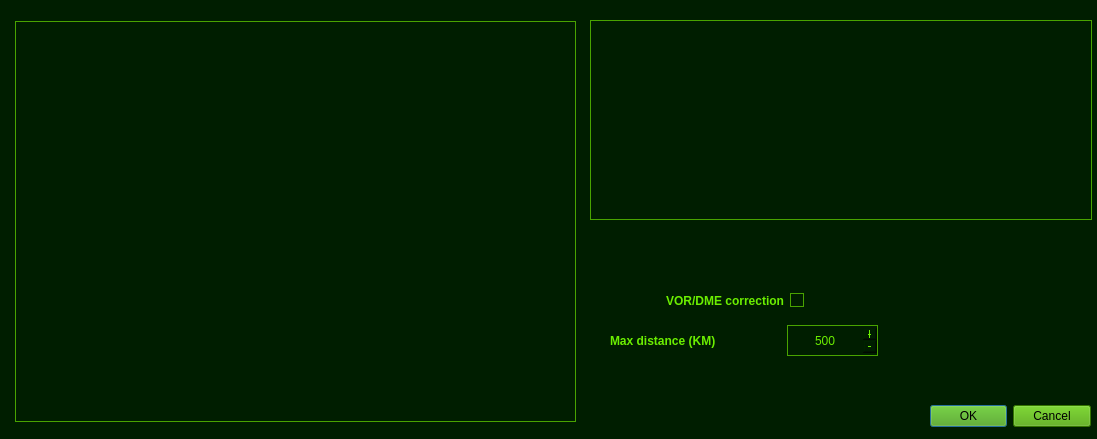
<?xml version="1.0" encoding="UTF-8"?>
<ui version="4.0">
 <class>DialogRSBN</class>
 <widget class="QDialog" name="DialogRSBN">
  <property name="geometry">
   <rect>
    <x>0</x>
    <y>0</y>
    <width>1097</width>
    <height>439</height>
   </rect>
  </property>
  <property name="windowTitle">
   <string>Select correction beacon</string>
  </property>
  <property name="styleSheet">
   <string notr="true">QDialog
{
	background-color: rgb(0, 30, 0);
	color: rgb(107, 239, 0);
}

#frameDescription
{
	background-color: rgb(0, 30, 0);
	color: rgb(107, 239, 0);
	border: 1px solid;
	border-color: rgb(73, 163, 0);
}


QLabel
{
	color: rgb(107, 239, 0);
}

#listRSBN
{
	background-color: rgb(0, 30, 0);
	color: rgb(107, 239, 0);

	border: 1px solid;
	border-color: rgb(73, 163, 0);
}

#listRSBN::item:selected
{
	background-color: rgb(107, 239, 0);
	color: rgb(0, 30, 0);
}

QPushButton
{
	background-color: rgb(73, 163, 0);
	color: rgb(0, 0, 0);
}

QSpinBox
{
	background-color: rgb(0, 30, 0);
	color: rgb(107, 239, 0);
	border: 1px solid;
	border-color: rgb(73, 163, 0);
}

QCheckBox
{
	background-color: rgb(0, 30, 0);
	color: rgb(107, 239, 0);
}

QCheckBox::indicator::checked
{
	background-color: rgb(107, 239, 0);
	color: rgb(107, 239, 0);
	border: 1px solid;
	border-color: rgb(73, 163, 0);
}

QCheckBox::indicator::unchecked
{
	background-color: rgb(0, 30, 0);
	color: rgb(107, 239, 0);
	border: 1px solid;
	border-color: rgb(73, 163, 0);
}

QMenu
{
	background-color: rgb(0, 30, 0);
	color: rgb(107, 239, 0);
}

QMenu::item:selected
{
	background-color: rgb(107, 239, 0);
	color: rgb(0, 0, 0);
}

QMenu::item:disabled
{
	background-color: rgb(0, 15, 0);
	color: rgb(27, 159, 0);;
}
</string>
  </property>
  <widget class="QDialogButtonBox" name="buttonBox">
   <property name="geometry">
    <rect>
     <x>930</x>
     <y>400</y>
     <width>161</width>
     <height>32</height>
    </rect>
   </property>
   <property name="orientation">
    <enum>Qt::Horizontal</enum>
   </property>
   <property name="standardButtons">
    <set>QDialogButtonBox::Cancel|QDialogButtonBox::Ok</set>
   </property>
  </widget>
  <widget class="QCheckBox" name="checkBoxVORDME">
   <property name="enabled">
    <bool>true</bool>
   </property>
   <property name="geometry">
    <rect>
     <x>604</x>
     <y>290</y>
     <width>200</width>
     <height>21</height>
    </rect>
   </property>
   <property name="sizePolicy">
    <sizepolicy hsizetype="Fixed" vsizetype="Fixed">
     <horstretch>0</horstretch>
     <verstretch>0</verstretch>
    </sizepolicy>
   </property>
   <property name="font">
    <font>
     <weight>75</weight>
     <bold>true</bold>
     <underline>false</underline>
    </font>
   </property>
   <property name="layoutDirection">
    <enum>Qt::RightToLeft</enum>
   </property>
   <property name="text">
    <string>VOR/DME correction</string>
   </property>
   <property name="checkable">
    <bool>true</bool>
   </property>
   <property name="checked">
    <bool>false</bool>
   </property>
  </widget>
  <widget class="QLabel" name="label_2">
   <property name="geometry">
    <rect>
     <x>610</x>
     <y>330</y>
     <width>161</width>
     <height>21</height>
    </rect>
   </property>
   <property name="font">
    <font>
     <weight>75</weight>
     <bold>true</bold>
     <underline>false</underline>
    </font>
   </property>
   <property name="text">
    <string>Max distance (KM)</string>
   </property>
   <property name="alignment">
    <set>Qt::AlignLeading|Qt::AlignLeft|Qt::AlignVCenter</set>
   </property>
  </widget>
  <widget class="QSpinBox" name="spinBox">
   <property name="geometry">
    <rect>
     <x>787</x>
     <y>325</y>
     <width>91</width>
     <height>31</height>
    </rect>
   </property>
   <property name="sizePolicy">
    <sizepolicy hsizetype="Minimum" vsizetype="Fixed">
     <horstretch>100</horstretch>
     <verstretch>0</verstretch>
    </sizepolicy>
   </property>
   <property name="alignment">
    <set>Qt::AlignCenter</set>
   </property>
   <property name="buttonSymbols">
    <enum>QAbstractSpinBox::PlusMinus</enum>
   </property>
   <property name="maximum">
    <number>10000</number>
   </property>
   <property name="value">
    <number>500</number>
   </property>
   <property name="displayIntegerBase">
    <number>10</number>
   </property>
  </widget>
  <widget class="QFrameClickable" name="frameDescription">
   <property name="geometry">
    <rect>
     <x>590</x>
     <y>20</y>
     <width>502</width>
     <height>200</height>
    </rect>
   </property>
   <property name="minimumSize">
    <size>
     <width>0</width>
     <height>200</height>
    </size>
   </property>
   <property name="maximumSize">
    <size>
     <width>16777215</width>
     <height>200</height>
    </size>
   </property>
   <property name="frameShape">
    <enum>QFrame::StyledPanel</enum>
   </property>
   <property name="frameShadow">
    <enum>QFrame::Raised</enum>
   </property>
   <widget class="QLabel" name="labelWPType">
    <property name="geometry">
     <rect>
      <x>0</x>
      <y>40</y>
      <width>501</width>
      <height>31</height>
     </rect>
    </property>
    <property name="font">
     <font>
      <family>TeX Gyre Schola</family>
      <pointsize>11</pointsize>
      <weight>75</weight>
      <bold>true</bold>
      <underline>false</underline>
     </font>
    </property>
    <property name="styleSheet">
     <string notr="true"/>
    </property>
    <property name="text">
     <string/>
    </property>
    <property name="alignment">
     <set>Qt::AlignCenter</set>
    </property>
   </widget>
   <widget class="QLabel" name="labelIWPName2">
    <property name="geometry">
     <rect>
      <x>0</x>
      <y>70</y>
      <width>501</width>
      <height>31</height>
     </rect>
    </property>
    <property name="sizePolicy">
     <sizepolicy hsizetype="Preferred" vsizetype="Preferred">
      <horstretch>1</horstretch>
      <verstretch>0</verstretch>
     </sizepolicy>
    </property>
    <property name="font">
     <font>
      <family>TeX Gyre Schola</family>
      <pointsize>10</pointsize>
      <weight>50</weight>
      <bold>false</bold>
      <underline>false</underline>
     </font>
    </property>
    <property name="styleSheet">
     <string notr="true"/>
    </property>
    <property name="text">
     <string/>
    </property>
    <property name="alignment">
     <set>Qt::AlignCenter</set>
    </property>
   </widget>
   <widget class="QLabel" name="labelWPLatlon">
    <property name="geometry">
     <rect>
      <x>0</x>
      <y>100</y>
      <width>501</width>
      <height>31</height>
     </rect>
    </property>
    <property name="sizePolicy">
     <sizepolicy hsizetype="Preferred" vsizetype="Preferred">
      <horstretch>1</horstretch>
      <verstretch>0</verstretch>
     </sizepolicy>
    </property>
    <property name="font">
     <font>
      <family>TeX Gyre Schola</family>
      <pointsize>11</pointsize>
      <weight>50</weight>
      <bold>false</bold>
      <underline>false</underline>
     </font>
    </property>
    <property name="styleSheet">
     <string notr="true"/>
    </property>
    <property name="text">
     <string/>
    </property>
    <property name="alignment">
     <set>Qt::AlignCenter</set>
    </property>
   </widget>
   <widget class="QLabel" name="labelWPNote">
    <property name="geometry">
     <rect>
      <x>0</x>
      <y>170</y>
      <width>501</width>
      <height>31</height>
     </rect>
    </property>
    <property name="font">
     <font>
      <family>TeX Gyre Schola</family>
      <pointsize>9</pointsize>
      <weight>50</weight>
      <italic>true</italic>
      <bold>false</bold>
      <underline>false</underline>
     </font>
    </property>
    <property name="text">
     <string/>
    </property>
   </widget>
   <widget class="QLabel" name="labelWPMagVar">
    <property name="geometry">
     <rect>
      <x>0</x>
      <y>140</y>
      <width>502</width>
      <height>27</height>
     </rect>
    </property>
    <property name="sizePolicy">
     <sizepolicy hsizetype="Preferred" vsizetype="Preferred">
      <horstretch>1</horstretch>
      <verstretch>0</verstretch>
     </sizepolicy>
    </property>
    <property name="font">
     <font>
      <family>TeX Gyre Schola</family>
      <pointsize>11</pointsize>
      <weight>50</weight>
      <bold>false</bold>
      <underline>false</underline>
     </font>
    </property>
    <property name="styleSheet">
     <string notr="true"/>
    </property>
    <property name="text">
     <string/>
    </property>
    <property name="alignment">
     <set>Qt::AlignCenter</set>
    </property>
   </widget>
   <widget class="QLabel" name="labelWPType2">
    <property name="geometry">
     <rect>
      <x>10</x>
      <y>10</y>
      <width>491</width>
      <height>21</height>
     </rect>
    </property>
    <property name="font">
     <font>
      <pointsize>13</pointsize>
      <weight>75</weight>
      <bold>true</bold>
      <underline>true</underline>
     </font>
    </property>
    <property name="text">
     <string/>
    </property>
    <property name="alignment">
     <set>Qt::AlignCenter</set>
    </property>
   </widget>
  </widget>
  <widget class="QRSBNTable" name="listRSBN">
   <property name="geometry">
    <rect>
     <x>15</x>
     <y>21</y>
     <width>561</width>
     <height>401</height>
    </rect>
   </property>
   <property name="editTriggers">
    <set>QAbstractItemView::NoEditTriggers</set>
   </property>
   <property name="selectionMode">
    <enum>QAbstractItemView::SingleSelection</enum>
   </property>
   <property name="selectionBehavior">
    <enum>QAbstractItemView::SelectRows</enum>
   </property>
  </widget>
 </widget>
 <customwidgets>
  <customwidget>
   <class>QFrameClickable</class>
   <extends>QFrame</extends>
   <header>qframeclickable.h</header>
   <container>1</container>
  </customwidget>
  <customwidget>
   <class>QRSBNTable</class>
   <extends>QTableWidget</extends>
   <header>qrsbntable.h</header>
  </customwidget>
 </customwidgets>
 <resources/>
 <connections>
  <connection>
   <sender>buttonBox</sender>
   <signal>accepted()</signal>
   <receiver>DialogRSBN</receiver>
   <slot>accept()</slot>
   <hints>
    <hint type="sourcelabel">
     <x>248</x>
     <y>254</y>
    </hint>
    <hint type="destinationlabel">
     <x>157</x>
     <y>274</y>
    </hint>
   </hints>
  </connection>
  <connection>
   <sender>buttonBox</sender>
   <signal>rejected()</signal>
   <receiver>DialogRSBN</receiver>
   <slot>reject()</slot>
   <hints>
    <hint type="sourcelabel">
     <x>316</x>
     <y>260</y>
    </hint>
    <hint type="destinationlabel">
     <x>286</x>
     <y>274</y>
    </hint>
   </hints>
  </connection>
 </connections>
</ui>
